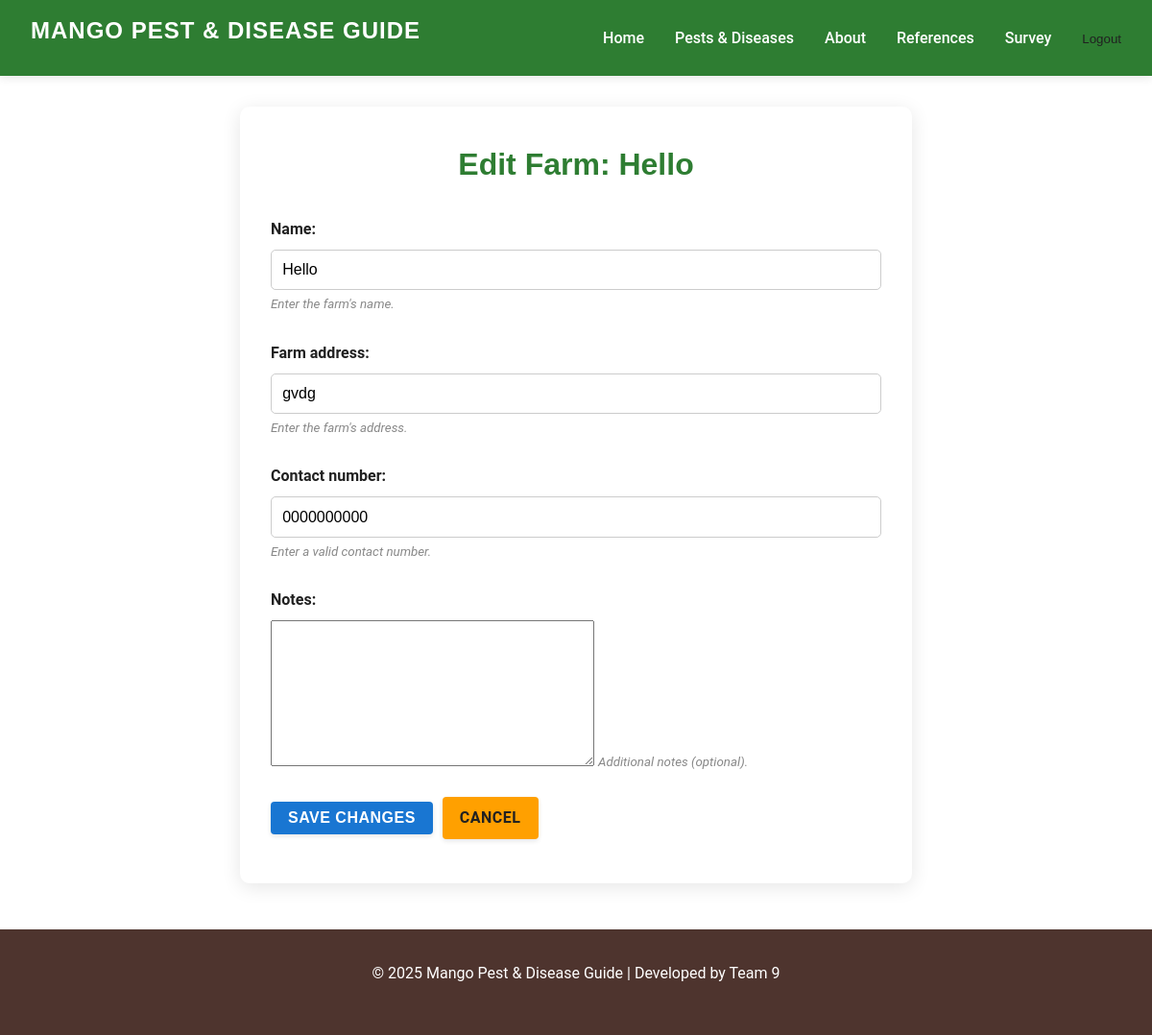
The page /accounts/farms/3/edit/ (signed in) on the database its author committed.
### survey/models.py (models this page shows, shortened)
class Farm(models.Model):
    name = models.CharField(
        max_length=100,
        blank=False,
        help_text="Enter the farm's name."
    )
    farm_address = models.CharField(
        max_length=255,
        blank=True,
        help_text="Enter the farm's address."
    )
    owner = models.ForeignKey(
        User,
        on_delete=models.CASCADE,
        related_name='farms',
        help_text="Farm owner (user account)."
    )
    contact_number = models.CharField(
        max_length=20,
        blank=True,
        validators=[
            RegexValidator(
                regex=r'^\+?[\d\s\-]{7,20}$',
                message="Enter a valid phone number (digits, spaces, dashes, and optional leading +)."
            )
        ],
        help_text="Enter a valid contact number."
    )
    notes = models.TextField(
        blank=True,
        help_text="Additional notes (optional)."
    )
    land_area = models.DecimalField(
        max_digits=10,  # Total number of digits
        decimal_places=2,  # Number of digits after the decimal point
        blank=False,
        default=0.0,
        help_text="Land area (acres or hectares)."
    )
    num_trees_est = models.PositiveIntegerField(
        verbose_name="Number of Trees (Estimated)",
        default=0,
        blank=False,
        help_text="Estimated number of trees."
    )

### accounts/views.py (the view)
# urls.py: path('farms/<int:pk>/edit/', views.farm_update_view, name='farm_update_view'),                 # Update
@login_required
def farm_update_view(request, pk):
    farm = get_object_or_404(Farm, pk=pk)
    if farm.owner != request.user:
        messages.error(request, "You do not have permission to edit this farm.")
        return redirect('farm_detail', pk=farm.pk)
    class FarmForm(forms.ModelForm):
        class Meta:
            model = Farm
            fields = ['name', 'farm_address', 'contact_number', 'notes']  # Owner not editable
    if request.method == 'POST':
        form = FarmForm(request.POST, instance=farm)
        if form.is_valid():
            form.save()
            messages.success(request, "Farm updated successfully!")
            return redirect('farm_detail', pk=farm.pk)
    else:
        form = FarmForm(instance=farm)
    return render(request, 'accounts/add_update_farm.html', {'form': form, 'farm': farm})

### accounts/views.py
    class FarmForm(forms.ModelForm):
        class Meta:
            model = Farm
            fields = '__all__'

### accounts/templates/accounts/add_update_farm.html (shortened to what this page needs)
{% extends "base.html" %}
{% block content %}
<div class="form-container">
    <h2 class="form-title">
        {% if farm and farm.pk %}
            Edit Farm: {{ farm.name }}
        {% else %}
            Add a Farm
        {% endif %}
    </h2>
    <form method="post" novalidate>
        {% for field in form %}
            <div class="form-group mb-3">
                {{ field.label_tag }}
                {{ field }}
                {% if field.help_text %}
                    <small class="form-text text-muted">{{ field.help_text }}</small>
                {% endif %}
            </div>
        {% endfor %}
        <button type="submit" class="btn btn-primary">
            {% if farm and farm.pk %}Save Changes{% else %}Add Farm{% endif %}
        </button>
        <a href="{% url 'profile_view' %}" class="btn btn-secondary ms-2">Cancel</a>
    </form>
</div>
{% endblock %}

### static/css/style.css (style rules this page uses)
:root { --primary-green: #2e7d32; --secondary-green: #388e3c; --light-green: #c8e6c9; --primary-yellow: #ffa000; --secondary-yellow: #ffb300; --light-yellow: #fff8e1; --dark-brown: #4e342e; --light-gray: #f5f5f5; --white: #ffffff; --text-dark: #212121; --text-medium: #424242; --text-light: #757575; --font-main: 'Roboto', 'Segoe UI', sans-serif; --font-headings: 'Montserrat', 'Arial', sans-serif; }
* { margin: 0; padding: 0; box-sizing: border-box; }
body { font-family: var(--font-main); line-height: 1.7; color: var(--text-dark); background-color: var(--white); font-size: 16px; }
h1, h2, h3, h4, h5, h6 { font-family: var(--font-headings); font-weight: 600; line-height: 1.3; margin-bottom: 1rem; }
a { text-decoration: none; color: var(--primary-green); transition: all 0.3s ease; }
.btn { display: inline-block; background-color: var(--primary-yellow); color: var(--text-dark); font-weight: 600; padding: 0.8rem 1.8rem; border-radius: 4px; border: none; cursor: pointer; transition: all 0.3s ease; text-align: center; text-transform: uppercase; letter-spacing: 0.5px; box-shadow: 0 2px 5px rgba(0, 0, 0, 0.1); }
.form-title { text-align: center; margin-bottom: 2rem; color: var(--primary-green); }
.form-group { margin-bottom: 1.5rem; }
.form-group label { display: block; font-weight: 600; margin-bottom: 0.5rem; color: var(--text-dark); }
.form-group input { width: 100%; padding: 0.7rem; border: 1px solid #ccc; border-radius: 5px; font-size: 1rem; }
.form-container { background-color: var(--white); max-width: 700px; margin: 2rem auto; padding: 2.5rem 2rem; border-radius: 10px; box-shadow: 0 4px 20px rgba(0, 0, 0, 0.1); }
.form-title { font-size: 2rem; color: var(--primary-green); text-align: center; margin-bottom: 2rem; }
.text-muted { color: #888; font-style: italic; }
.btn { display: inline-block; padding: 10px 22px; margin: 0 8px 8px 0; border-radius: 4px; text-decoration: none; font-weight: 600; font-size: 1rem; transition: background 0.2s, color 0.2s; cursor: pointer; border: none; }
.btn-primary { background: #1976d2; color: #fff; }
.btn { display: inline-block; padding: 8px 18px; margin: 0 6px 6px 0; border-radius: 4px; text-decoration: none; font-weight: 600; font-size: 1rem; transition: background 0.2s, color 0.2s; cursor: pointer; border: none; }

### rows shown on the page
Farm: name "Hello", form "Hello" "gvdg" "0000000000"

### other values the page prints
{{ field.label_tag }} "Name:" "Farm address:" "Contact number:" "Notes:"
{{ field.help_text }} "Enter the farm's name." "Enter the farm's address." "Enter a valid contact number." "Additional notes (optional)."
